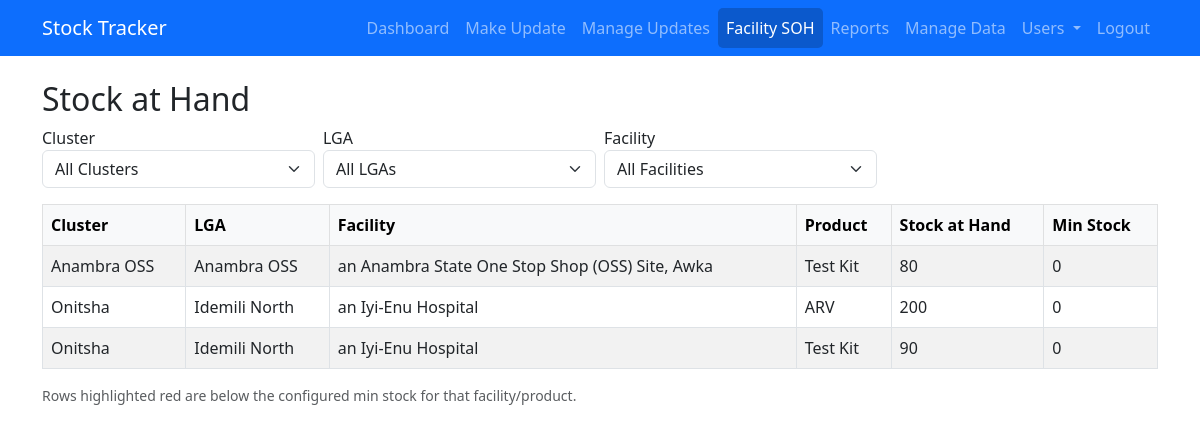
The app's page /facility_soh (signed in) with its own data.
### models.py (models this page shows, shortened)
class Facility(db.Model):
    id = db.Column(db.Integer, primary_key=True)
    name = db.Column(db.String(150), nullable=False)
    lga_id = db.Column(db.Integer, db.ForeignKey('lga.id'), nullable=False)
    facility_products = db.relationship('FacilityProduct', backref='facility', lazy=True)
    transactions = db.relationship('StockTransaction', backref='facility', lazy=True)

class LGA(db.Model):
    id = db.Column(db.Integer, primary_key=True)
    name = db.Column(db.String(100), nullable=False)
    cluster_id = db.Column(db.Integer, db.ForeignKey('cluster.id'), nullable=False)
    facilities = db.relationship('Facility', backref='lga', lazy=True)

### app.py (the view, shortened to what this page needs)
@app.route('/facility_soh')
def facility_soh():
    cluster_id = request.args.get('cluster')
    lga_id = request.args.get('lga')
    facility_id = request.args.get('facility')
    base_sql = """
        SELECT c.name AS cluster,
               l.id   AS lga_id,
               l.name AS lga,
               f.id   AS facility_id,
               f.name AS facility,
               p.name AS product,
               COALESCE(fp.min_stock, 0) AS min_stock,
               SUM(
                   CASE
                       WHEN st.transaction_type IN ('Received','Opening') THEN st.quantity
                       WHEN st.transaction_type IN ('Issued','Lost','Damaged','Expired') THEN -st.quantity
                       WHEN st.transaction_type='Adjusted' THEN st.quantity
                       ELSE 0
                   END
               ) AS stock_at_hand
        FROM stock_transaction st
        JOIN facility f ON st.facility_id = f.id
        JOIN lga l ON f.lga_id = l.id
        JOIN cluster c ON l.cluster_id = c.id
        JOIN product p ON st.product_id = p.id
        LEFT JOIN facility_product fp ON fp.facility_id = f.id AND fp.product_id = p.id
        WHERE 1=1
    """
    filters = []
    params = {}
    if cluster_id:
        filters.append("AND l.cluster_id = :cluster_id")
        params["cluster_id"] = cluster_id
    if lga_id:
        filters.append("AND f.lga_id = :lga_id")
        params["lga_id"] = lga_id
    if facility_id:
        filters.append("AND f.id = :facility_id")
        params["facility_id"] = facility_id
    sql = text(base_sql + " ".join(filters) + """
        GROUP BY c.name, l.id, l.name, f.id, f.name, p.name, fp.min_stock
        HAVING stock_at_hand IS NOT NULL AND stock_at_hand != 0
        ORDER BY c.name, l.name, f.name, p.name
    """)
    result = db.session.execute(sql, params).mappings().all()
    results = [{
        'cluster': r.get('cluster','N/A'),
        'lga': r.get('lga','N/A'),
        'facility': r.get('facility','N/A'),
        'product': r.get('product','N/A'),
        'min_stock': int(r.get('min_stock') or 0),
        'stock_at_hand': int(r.get('stock_at_hand') or 0)
    } for r in result]
    if current_user.role == 'super':
        clusters = Cluster.query.order_by(Cluster.name).all()
        lgas = LGA.query.filter_by(cluster_id=cluster_id).order_by(LGA.name).all() if cluster_id else []
        facilities = Facility.query.filter_by(lga_id=lga_id).order_by(Facility.name).all() if lga_id else []
    elif current_user.role == 'cluster':
        clusters = Cluster.query.filter_by(id=current_user.cluster_id).all()
        lgas = LGA.query.filter_by(cluster_id=current_user.cluster_id).order_by(LGA.name).all()
        facilities = Facility.query.filter_by(lga_id=lga_id).order_by(Facility.name).all() if lga_id else []
    elif current_user.role == 'lga':
        clusters = Cluster.query.filter_by(id=cluster_id).all()
        lgas = LGA.query.filter_by(id=current_user.lga_id).all()
        facilities = Facility.query.filter_by(lga_id=lga_id).order_by(Facility.name).all() if lga_id else []
    elif current_user.role == 'facility':
        clusters = Cluster.query.filter_by(id=cluster_id).all()
        lgas = LGA.query.filter_by(id=lga_id).all()
        facilities = Facility.query.filter_by(id=current_user.facility_id).all()
    return render_template(
        'facility_soh.html',
        results=results,
        clusters=clusters,
        lgas=lgas,
        facilities=facilities,
        selected_cluster=cluster_id,
        selected_lga=lga_id,
        selected_facility=facility_id
    )

### app.py (called while the page is built)
@login_manager.user_loader
def load_user(user_id):
    return User.query.get(int(user_id))

### templates/facility_soh.html (shortened to what this page needs)
{% extends 'base.html' %}
{% block content %}
<h2>Stock at Hand</h2>
<form method="get" class="row g-2 mb-3">
  <div class="col-md-3">
    <label>Cluster</label>
    <select name="cluster" class="form-select" onchange="this.form.submit()">
      <option value="">All Clusters</option>
    </select>
  </div>
  <div class="col-md-3">
    <label>LGA</label>
    <select name="lga" class="form-select" onchange="this.form.submit()">
      <option value="">All LGAs</option>
    </select>
  </div>
  <div class="col-md-3">
    <label>Facility</label>
    <select name="facility" class="form-select" onchange="this.form.submit()">
      <option value="">All Facilities</option>
    </select>
  </div>
</form>
<div class="table-responsive">
<table class="table table-bordered table-striped">
  <thead class="table-light">
    <tr>
      <th>Cluster</th>
      <th>LGA</th>
      <th>Facility</th>
      <th>Product</th>
      <th>Stock at Hand</th>
      <th>Min Stock</th>
    </tr>
  </thead>
  <tbody>
    {% for row in results %}
    <tr class="{% if row.stock_at_hand < row.min_stock %}table-danger{% endif %}">
      <td>{{ row.cluster }}</td>
      <td>{{ row.lga }}</td>
      <td>{{ row.facility }}</td>
      <td>{{ row.product }}</td>
      <td>{{ "{:,}".format(row.stock_at_hand) }}</td>
      <td>{{ "{:,}".format(row.min_stock) }}</td>
    </tr>
    {% endfor %}
  </tbody>
</table>
</div>
<p class="text-muted small">
  Rows highlighted red are below the configured min stock for that facility/product.
</p>
{% endblock %}

### records on screen
Facility: cluster "Anambra OSS", lga "Anambra OSS", facility "an Anambra State One Stop Shop (OSS) Site, Awka", product "Test Kit", stock_at_hand "80", min_stock "0"
Facility: cluster "Onitsha", lga "Idemili North", facility "an Iyi-Enu Hospital", product "ARV", stock_at_hand "200", min_stock "0", product "Test Kit", stock_at_hand "90"
